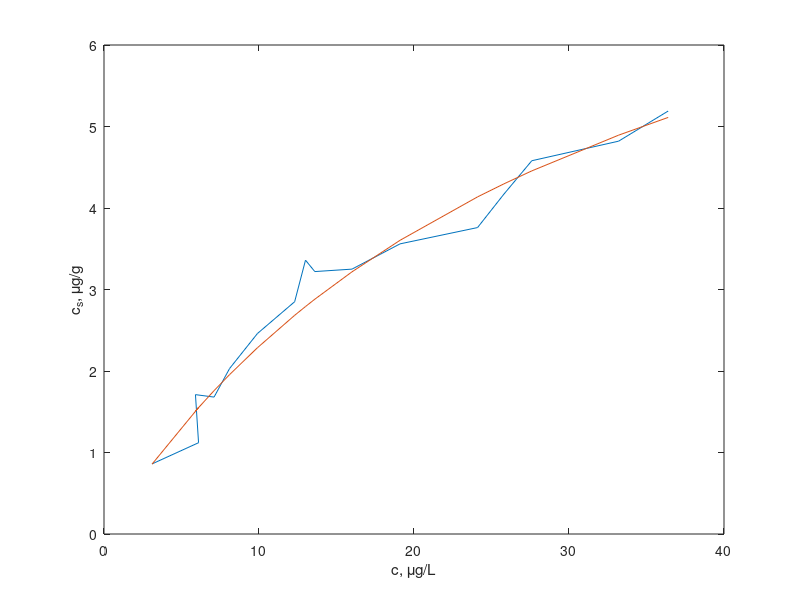
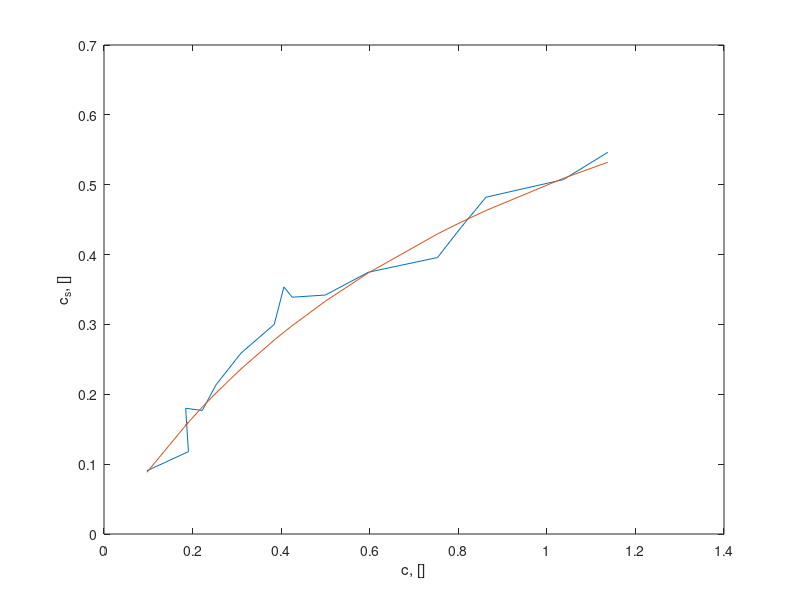

Write the MATLAB code that produced these figures, in order.
% plot_Cdisotherm.m
% Author: Peter Carlson
% Date: 4/20/2015
% Reads Cd_data.mat and plots
%Question 1.1

close all
clear all
clc

load('Cd_isotherm_data.mat')

cmax = 9.5; %ug/g
Kcd = 3.2e-2; %L/ug
csCd_lang = cmax*Kcd.*cCd./(1+Kcd.*cCd);

cCd_nondim = cCd/Kcd/1000;
csCd_nondim = csCd/cmax;
csCd_lang_nondim = cCd_nondim./(1+cCd_nondim);

figure
plot(cCd, csCd,...
    cCd, csCd_lang)
xlabel('c, \mug/L')
ylabel('c_s, \mug/g')


figure
plot(cCd_nondim, csCd_nondim,...
    cCd_nondim, csCd_lang_nondim)
xlabel('c, []')
ylabel('c_s, []')